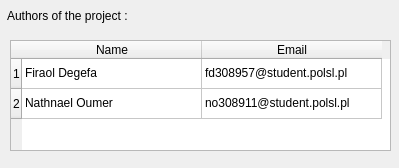
<?xml version="1.0" encoding="UTF-8"?>
<ui version="4.0">
 <class>Authors</class>
 <widget class="QDialog" name="Authors">
  <property name="geometry">
   <rect>
    <x>0</x>
    <y>0</y>
    <width>399</width>
    <height>168</height>
   </rect>
  </property>
  <property name="windowTitle">
   <string>Dialog</string>
  </property>
  <widget class="QLabel" name="label">
   <property name="geometry">
    <rect>
     <x>7</x>
     <y>5</y>
     <width>381</width>
     <height>21</height>
    </rect>
   </property>
   <property name="styleSheet">
    <string notr="true">font: 700 20pt &quot;Arial&quot;;</string>
   </property>
   <property name="text">
    <string>Authors of the project : </string>
   </property>
  </widget>
  <widget class="QTableWidget" name="tableWidget">
   <property name="enabled">
    <bool>true</bool>
   </property>
   <property name="geometry">
    <rect>
     <x>10</x>
     <y>40</y>
     <width>381</width>
     <height>111</height>
    </rect>
   </property>
   <property name="editTriggers">
    <set>QAbstractItemView::NoEditTriggers</set>
   </property>
   <attribute name="horizontalHeaderDefaultSectionSize">
    <number>180</number>
   </attribute>
   <row>
    <property name="text">
     <string>1</string>
    </property>
   </row>
   <row>
    <property name="text">
     <string>2</string>
    </property>
   </row>
   <column>
    <property name="text">
     <string>Name</string>
    </property>
   </column>
   <column>
    <property name="text">
     <string>Email</string>
    </property>
   </column>
   <item row="0" column="0">
    <property name="text">
     <string>Firaol Degefa</string>
    </property>
   </item>
   <item row="0" column="1">
    <property name="text">
     <string>fd308957@student.polsl.pl</string>
    </property>
   </item>
   <item row="1" column="0">
    <property name="text">
     <string>Nathnael Oumer</string>
    </property>
   </item>
   <item row="1" column="1">
    <property name="text">
     <string>no308911@student.polsl.pl</string>
    </property>
   </item>
  </widget>
 </widget>
 <resources/>
 <connections/>
</ui>
